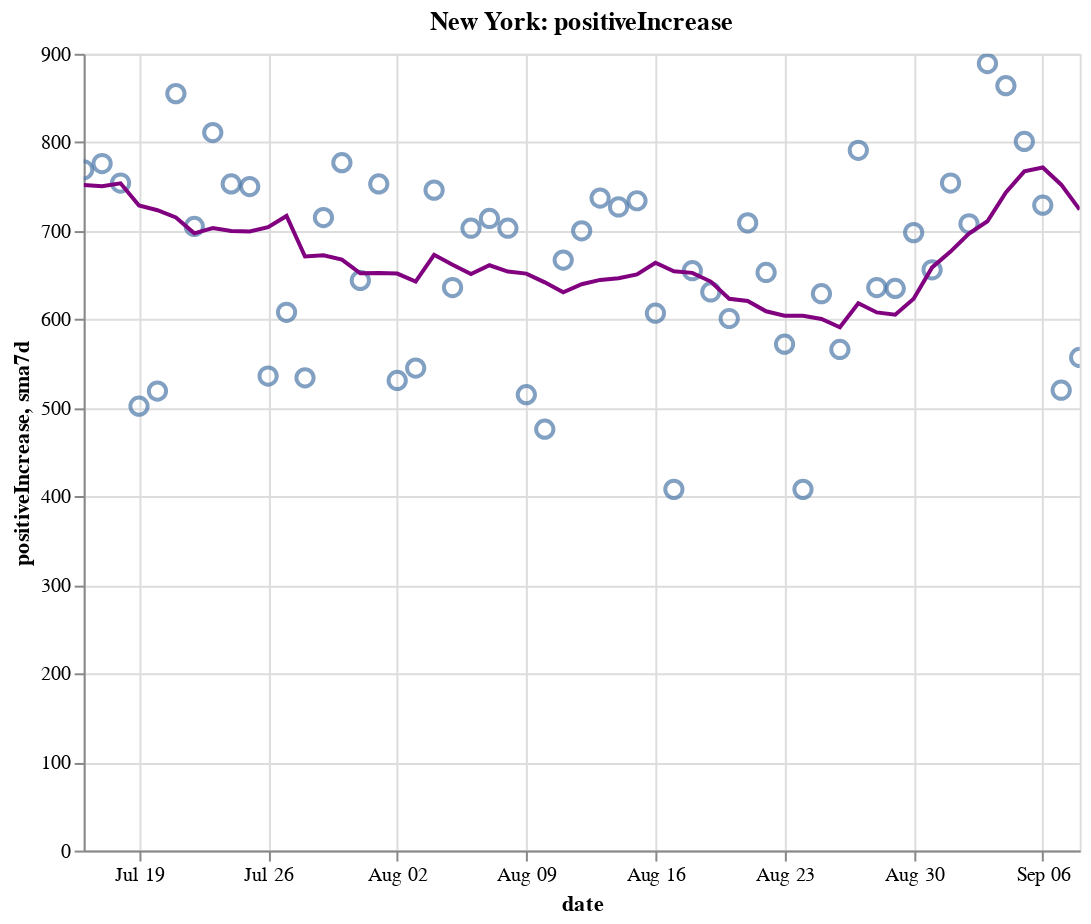

Write notebook code for a chart like this one.
### Code cell
create_plot(ny, 'positiveIncrease')

### Figure 1 — Vega-Lite specification as saved in the notebook (floating-point values rounded to 4 significant figures)
{"config": {"view": {"continuousWidth": 400, "continuousHeight": 300}}, "layer": [{"layer": [{"mark": {"type": "point", "size": 75}, "encoding": {"tooltip": [{"type": "temporal", "field": "date"}, {"type": "quantitative", "field": "positiveIncrease"}, {"type": "quantitative", "field": "sma7d"}], "x": {"type": "temporal", "field": "date"}, "y": {"type": "quantitative", "field": "positiveIncrease"}}, "selection": {"selector008": {"type": "interval", "bind": "scales", "encodings": ["x", "y"]}}}, {"mark": {"type": "line", "color": "purple"}, "encoding": {"x": {"type": "temporal", "field": "date"}, "y": {"type": "quantitative", "field": "sma7d"}}}]}, {"mark": {"type": "rule", "color": "#aaa"}, "encoding": {"x": {"type": "temporal", "field": "date"}}, "transform": [{"filter": {"selection": "selector007"}}]}, {"mark": "circle", "encoding": {"opacity": {"condition": {"value": 1, "selection": "selector007"}, "value": 0}, "tooltip": [{"type": "temporal", "field": "date"}, {"type": "quantitative", "field": "positiveIncrease"}, {"type": "quantitative", "field": "sma7d"}], "x": {"type": "temporal", "field": "date"}, "y": {"type": "quantitative", "field": "positiveIncrease"}}, "selection": {"selector007": {"type": "single", "encodings": ["x"], "on": "mouseover", "nearest": true, "empty": "none"}}}, {"mark": {"type": "text", "align": "left", "dx": 5, "dy": -5, "stroke": "white", "strokeWidth": 2}, "encoding": {"text": {"type": "quantitative", "field": "positiveIncrease"}, "tooltip": [{"type": "temporal", "field": "date"}, {"type": "quantitative", "field": "positiveIncrease"}, {"type": "quantitative", "field": "sma7d"}], "x": {"type": "temporal", "field": "date"}, "y": {"type": "quantitative", "field": "positiveIncrease"}}, "transform": [{"filter": {"selection": "selector007"}}]}, {"mark": {"type": "text", "align": "left", "dx": 5, "dy": -5}, "encoding": {"text": {"type": "quantitative", "field": "positiveIncrease"}, "tooltip": [{"type": "temporal", "field": "date"}, {"type": "quantitative", "field": "positiveIncrease"}, {"type": "quantitative", "field": "sma7d"}], "x": {"type": "temporal", "field": "date"}, "y": {"type": "quantitative", "field": "positiveIncrease"}}, "transform": [{"filter": {"selection": "selector007"}}]}], "data": {"name": "data-c0776c7ee9544817acfb1ad58890444a"}, "height": 400, "title": "New York: positiveIncrease", "width": 500, "$schema": "https://vega.github.io/schema/vega-lite/v4.8.1.json", "datasets": {"data-c0776c7ee9544817acfb1ad58890444a": [{"date": "2020-07-16T00:00:00", "totalTestResultsIncrease": 72680.0, "positiveIncrease": 769.0, "death": 25010.0, "deathIncrease": 11.0, "positiveRate": 0.011, "state": "New York", "sma7d": 751.7}, {"date": "2020-07-17T00:00:00", "totalTestResultsIncrease": 78240.0, "positiveIncrease": 776.0, "death": 25020.0, "deathIncrease": 10.0, "positiveRate": 0.01, "state": "New York", "sma7d": 750.3}, {"date": "2020-07-18T00:00:00", "totalTestResultsIncrease": 69820.0, "positiveIncrease": 754.0, "death": 25040.0, "deathIncrease": 11.0, "positiveRate": 0.011, "state": "New York", "sma7d": 753.7}, {"date": "2020-07-19T00:00:00", "totalTestResultsIncrease": 46200.0, "positiveIncrease": 502.0, "death": 25050.0, "deathIncrease": 13.0, "positiveRate": 0.011, "state": "New York", "sma7d": 728.7}, {"date": "2020-07-20T00:00:00", "totalTestResultsIncrease": 49340.0, "positiveIncrease": 519.0, "death": 25060.0, "deathIncrease": 8.0, "positiveRate": 0.011, "state": "New York", "sma7d": 723.3}, {"date": "2020-07-21T00:00:00", "totalTestResultsIncrease": 66170.0, "positiveIncrease": 855.0, "death": 25060.0, "deathIncrease": 2.0, "positiveRate": 0.013, "state": "New York", "sma7d": 715.1}, {"date": "2020-07-22T00:00:00", "totalTestResultsIncrease": 67660.0, "positiveIncrease": 705.0, "death": 25070.0, "deathIncrease": 10.0, "positiveRate": 0.01, "state": "New York", "sma7d": 697.1}, {"date": "2020-07-23T00:00:00", "totalTestResultsIncrease": 69700.0, "positiveIncrease": 811.0, "death": 25080.0, "deathIncrease": 13.0, "positiveRate": 0.012, "state": "New York", "sma7d": 703.1}, {"date": "2020-07-24T00:00:00", "totalTestResultsIncrease": 76510.0, "positiveIncrease": 753.0, "death": 25090.0, "deathIncrease": 9.0, "positiveRate": 0.01, "state": "New York", "sma7d": 699.9}, {"date": "2020-07-25T00:00:00", "totalTestResultsIncrease": 71470.0, "positiveIncrease": 750.0, "death": 25100.0, "deathIncrease": 13.0, "positiveRate": 0.01, "state": "New York", "sma7d": 699.3}, {"date": "2020-07-26T00:00:00", "totalTestResultsIncrease": 53570.0, "positiveIncrease": 536.0, "death": 25110.0, "deathIncrease": 3.0, "positiveRate": 0.01, "state": "New York", "sma7d": 704.1}, {"date": "2020-07-27T00:00:00", "totalTestResultsIncrease": 57270.0, "positiveIncrease": 608.0, "death": 25120.0, "deathIncrease": 11.0, "positiveRate": 0.011, "state": "New York", "sma7d": 716.9}, {"date": "2020-07-28T00:00:00", "totalTestResultsIncrease": 57400.0, "positiveIncrease": 534.0, "death": 25130.0, "deathIncrease": 9.0, "positiveRate": 0.009, "state": "New York", "sma7d": 671.0}, {"date": "2020-07-29T00:00:00", "totalTestResultsIncrease": 62280.0, "positiveIncrease": 715.0, "death": 25130.0, "deathIncrease": 6.0, "positiveRate": 0.011, "state": "New York", "sma7d": 672.4}, {"date": "2020-07-30T00:00:00", "totalTestResultsIncrease": 73550.0, "positiveIncrease": 777.0, "death": 25140.0, "deathIncrease": 13.0, "positiveRate": 0.011, "state": "New York", "sma7d": 667.6}, {"date": "2020-07-31T00:00:00", "totalTestResultsIncrease": 68870.0, "positiveIncrease": 644.0, "death": 25150.0, "deathIncrease": 5.0, "positiveRate": 0.009, "state": "New York", "sma7d": 652.0}, {"date": "2020-08-01T00:00:00", "totalTestResultsIncrease": 82740.0, "positiveIncrease": 753.0, "death": 25160.0, "deathIncrease": 14.0, "positiveRate": 0.009, "state": "New York", "sma7d": 652.4}, {"date": "2020-08-02T00:00:00", "totalTestResultsIncrease": 58960.0, "positiveIncrease": 531.0, "death": 25170.0, "deathIncrease": 6.0, "positiveRate": 0.009, "state": "New York", "sma7d": 651.7}, {"date": "2020-08-03T00:00:00", "totalTestResultsIncrease": 51840.0, "positiveIncrease": 545.0, "death": 25170.0, "deathIncrease": 2.0, "positiveRate": 0.011, "state": "New York", "sma7d": 642.7}, {"date": "2020-08-04T00:00:00", "totalTestResultsIncrease": 70990.0, "positiveIncrease": 746.0, "death": 25180.0, "deathIncrease": 3.0, "positiveRate": 0.011, "state": "New York", "sma7d": 673.0}, {"date": "2020-08-05T00:00:00", "totalTestResultsIncrease": 72670.0, "positiveIncrease": 636.0, "death": 25180.0, "deathIncrease": 4.0, "positiveRate": 0.009, "state": "New York", "sma7d": 661.7}, {"date": "2020-08-06T00:00:00", "totalTestResultsIncrease": 72370.0, "positiveIncrease": 703.0, "death": 25180.0, "deathIncrease": 6.0, "positiveRate": 0.01, "state": "New York", "sma7d": 651.1}, {"date": "2020-08-07T00:00:00", "totalTestResultsIncrease": 70170.0, "positiveIncrease": 714.0, "death": 25190.0, "deathIncrease": 5.0, "positiveRate": 0.01, "state": "New York", "sma7d": 661.1}, {"date": "2020-08-08T00:00:00", "totalTestResultsIncrease": 74860.0, "positiveIncrease": 703.0, "death": 25200.0, "deathIncrease": 5.0, "positiveRate": 0.009, "state": "New York", "sma7d": 654.0}, {"date": "2020-08-09T00:00:00", "totalTestResultsIncrease": 65810.0, "positiveIncrease": 515.0, "death": 25200.0, "deathIncrease": 7.0, "positiveRate": 0.008, "state": "New York", "sma7d": 651.7}, {"date": "2020-08-10T00:00:00", "totalTestResultsIncrease": 54000.0, "positiveIncrease": 476.0, "death": 25200.0, "deathIncrease": 2.0, "positiveRate": 0.009, "state": "New York", "sma7d": 641.9}, {"date": "2020-08-11T00:00:00", "totalTestResultsIncrease": 77060.0, "positiveIncrease": 667.0, "death": 25210.0, "deathIncrease": 7.0, "positiveRate": 0.009, "state": "New York", "sma7d": 630.6}, {"date": "2020-08-12T00:00:00", "totalTestResultsIncrease": 87780.0, "positiveIncrease": 700.0, "death": 25220.0, "deathIncrease": 7.0, "positiveRate": 0.008, "state": "New York", "sma7d": 639.7}, {"date": "2020-08-13T00:00:00", "totalTestResultsIncrease": 87900.0, "positiveIncrease": 737.0, "death": 25230.0, "deathIncrease": 10.0, "positiveRate": 0.008, "state": "New York", "sma7d": 644.6}, {"date": "2020-08-14T00:00:00", "totalTestResultsIncrease": 85460.0, "positiveIncrease": 727.0, "death": 25230.0, "deathIncrease": 4.0, "positiveRate": 0.009, "state": "New York", "sma7d": 646.4}, {"date": "2020-08-15T00:00:00", "totalTestResultsIncrease": 88670.0, "positiveIncrease": 734.0, "death": 25240.0, "deathIncrease": 12.0, "positiveRate": 0.008, "state": "New York", "sma7d": 650.9}, {"date": "2020-08-16T00:00:00", "totalTestResultsIncrease": 77690.0, "positiveIncrease": 607.0, "death": 25250.0, "deathIncrease": 6.0, "positiveRate": 0.008, "state": "New York", "sma7d": 664.0}, {"date": "2020-08-17T00:00:00", "totalTestResultsIncrease": 56890.0, "positiveIncrease": 408.0, "death": 25260.0, "deathIncrease": 6.0, "positiveRate": 0.007, "state": "New York", "sma7d": 654.3}, {"date": "2020-08-18T00:00:00", "totalTestResultsIncrease": 66890.0, "positiveIncrease": 655.0, "death": 25260.0, "deathIncrease": 8.0, "positiveRate": 0.01, "state": "New York", "sma7d": 652.6}, {"date": "2020-08-19T00:00:00", "totalTestResultsIncrease": 80420.0, "positiveIncrease": 631.0, "death": 25270.0, "deathIncrease": 6.0, "positiveRate": 0.008, "state": "New York", "sma7d": 642.7}, {"date": "2020-08-20T00:00:00", "totalTestResultsIncrease": 80980.0, "positiveIncrease": 601.0, "death": 25280.0, "deathIncrease": 5.0, "positiveRate": 0.007, "state": "New York", "sma7d": 623.3}, {"date": "2020-08-21T00:00:00", "totalTestResultsIncrease": 98880.0, "positiveIncrease": 709.0, "death": 25280.0, "deathIncrease": 3.0, "positiveRate": 0.007, "state": "New York", "sma7d": 620.7}, {"date": "2020-08-22T00:00:00", "totalTestResultsIncrease": 94850.0, "positiveIncrease": 653.0, "death": 25280.0, "deathIncrease": 4.0, "positiveRate": 0.007, "state": "New York", "sma7d": 609.1}, {"date": "2020-08-23T00:00:00", "totalTestResultsIncrease": 74040.0, "positiveIncrease": 572.0, "death": 25290.0, "deathIncrease": 6.0, "positiveRate": 0.008, "state": "New York", "sma7d": 604.1}, {"date": "2020-08-24T00:00:00", "totalTestResultsIncrease": 62030.0, "positiveIncrease": 408.0, "death": 25300.0, "deathIncrease": 7.0, "positiveRate": 0.007, "state": "New York", "sma7d": 604.1}, {"date": "2020-08-25T00:00:00", "totalTestResultsIncrease": 67260.0, "positiveIncrease": 629.0, "death": 25300.0, "deathIncrease": 2.0, "positiveRate": 0.009, "state": "New York", "sma7d": 600.4}, {"date": "2020-08-26T00:00:00", "totalTestResultsIncrease": 71190.0, "positiveIncrease": 566.0, "death": 25300.0, "deathIncrease": 8.0, "positiveRate": 0.008, "state": "New York", "sma7d": 591.1}, {"date": "2020-08-27T00:00:00", "totalTestResultsIncrease": 83440.0, "positiveIncrease": 791.0, "death": 25310.0, "deathIncrease": 4.0, "positiveRate": 0.009, "state": "New York", "sma7d": 618.3}, {"date": "2020-08-28T00:00:00", "totalTestResultsIncrease": 97830.0, "positiveIncrease": 636.0, "death": 25310.0, "deathIncrease": 3.0, "positiveRate": 0.007, "state": "New York", "sma7d": 607.9}, {"date": "2020-08-29T00:00:00", "totalTestResultsIncrease": 93870.0, "positiveIncrease": 635.0, "death": 25320.0, "deathIncrease": 7.0, "positiveRate": 0.007, "state": "New York", "sma7d": 605.3}, {"date": "2020-08-30T00:00:00", "totalTestResultsIncrease": 100000.0, "positiveIncrease": 698.0, "death": 25330.0, "deathIncrease": 8.0, "positiveRate": 0.007, "state": "New York", "sma7d": 623.3}, {"date": "2020-08-31T00:00:00", "totalTestResultsIncrease": 66240.0, "positiveIncrease": 656.0, "death": 25330.0, "deathIncrease": 1.0, "positiveRate": 0.01, "state": "New York", "sma7d": 658.7}, {"date": "2020-09-01T00:00:00", "totalTestResultsIncrease": 77000.0, "positiveIncrease": 754.0, "death": 25330.0, "deathIncrease": 3.0, "positiveRate": 0.01, "state": "New York", "sma7d": 676.6}, {"date": "2020-09-02T00:00:00", "totalTestResultsIncrease": 88450.0, "positiveIncrease": 708.0, "death": 25340.0, "deathIncrease": 5.0, "positiveRate": 0.008, "state": "New York", "sma7d": 696.9}, {"date": "2020-09-03T00:00:00", "totalTestResultsIncrease": 88980.0, "positiveIncrease": 889.0, "death": 25340.0, "deathIncrease": 7.0, "positiveRate": 0.01, "state": "New York", "sma7d": 710.9}, {"date": "2020-09-04T00:00:00", "totalTestResultsIncrease": 93400.0, "positiveIncrease": 864.0, "death": 25350.0, "deathIncrease": 5.0, "positiveRate": 0.009, "state": "New York", "sma7d": 743.4}, {"date": "2020-09-05T00:00:00", "totalTestResultsIncrease": 99760.0, "positiveIncrease": 801.0, "death": 25350.0, "deathIncrease": 2.0, "positiveRate": 0.008, "state": "New York", "sma7d": 767.1}, {"date": "2020-09-06T00:00:00", "totalTestResultsIncrease": 85630.0, "positiveIncrease": 729.0, "death": 25360.0, "deathIncrease": 9.0, "positiveRate": 0.009, "state": "New York", "sma7d": 771.6}, {"date": "2020-09-07T00:00:00", "totalTestResultsIncrease": 58860.0, "positiveIncrease": 520.0, "death": 25360.0, "deathIncrease": 2.0, "positiveRate": 0.009, "state": "New York", "sma7d": 752.1}, {"date": "2020-09-08T00:00:00", "totalTestResultsIncrease": 57830.0, "positiveIncrease": 557.0, "death": 25370.0, "deathIncrease": 6.0, "positiveRate": 0.01, "state": "New York", "sma7d": 724.0}]}}
